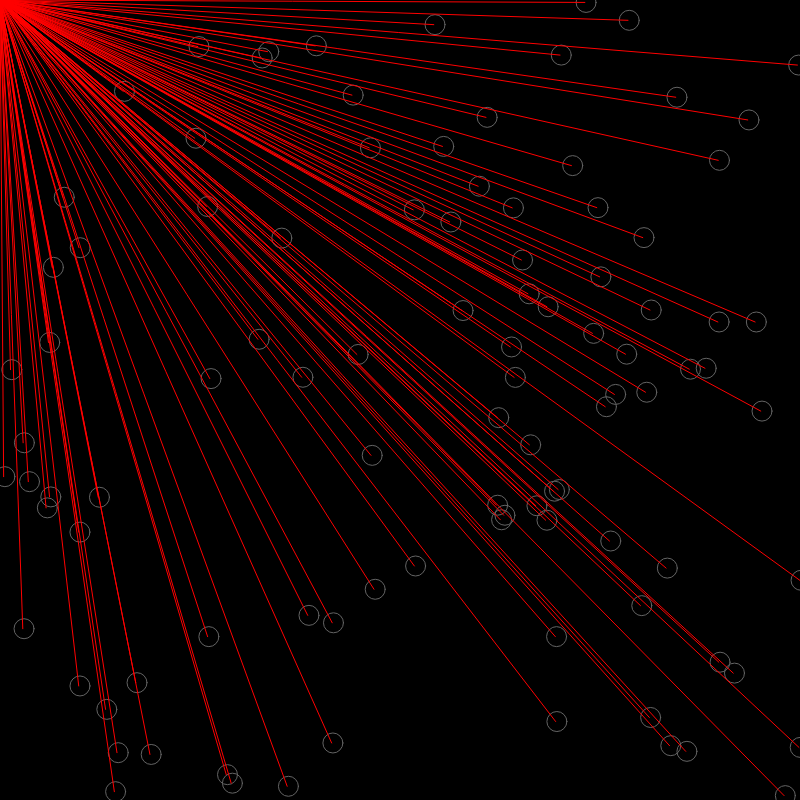
Frame 1 (no input)
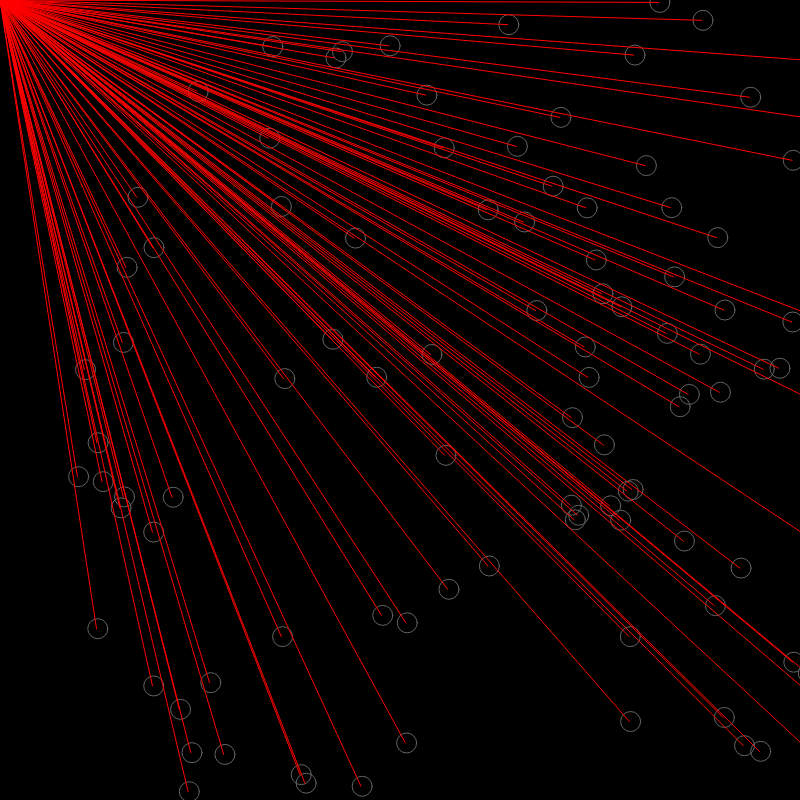
Frame 60 (no input)
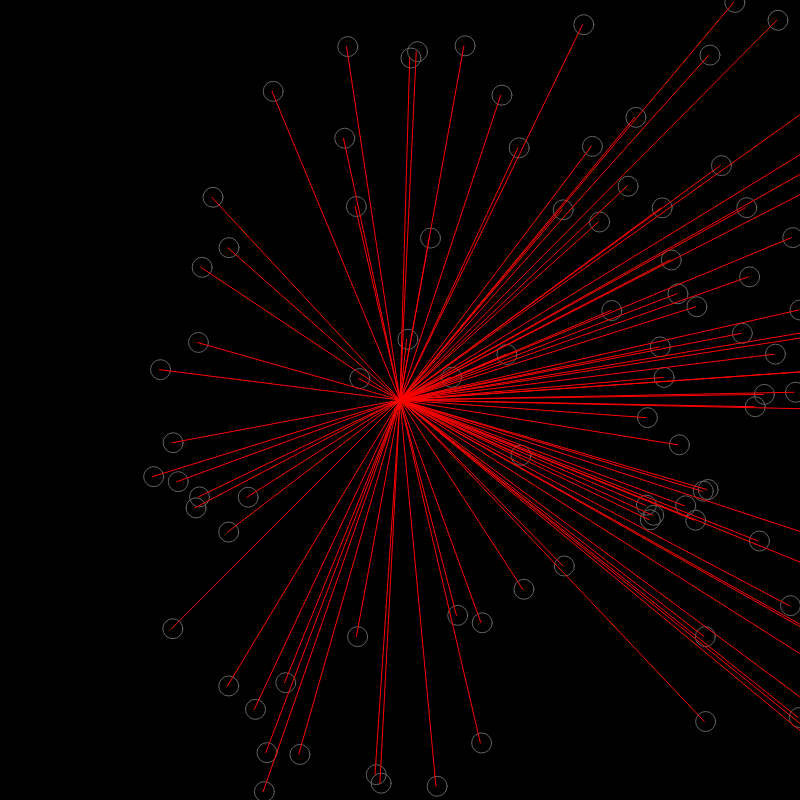
Frame 120 (the mouse pressed at the canvas centre since frame 60)

The p5.js sketch that drew these frames (run headless with seeded random() and noise() and a simulated clock; from frame 60 on, the mouse is pressed at the canvas centre):

// p5.js sketch
// ── sketch.js
/*
Demo on arrays.

Using for loops to fill and iterate through arrays.
*/

let pointX = []; //declare array called pointX
pointX.length = 100; //set length of pointX array to 100
let pointY = []; //declare array called pointY
pointY.length = 100; //set length of pointY array to 100

let move = 1.25; // variable for ellipse movement

function setup() 
{
	createCanvas(800, 800);

	//initializing the array with for loop and random numbers
	for (let i = 0; i < pointX.length; i++) 
	{
		pointX[i] = random(width);
		pointY[i] = random(height);
	}
}

function draw() 
{
	background(0);

	//draw ellipses
	stroke(100);
	noFill();

	//iterate through array and draw ellipses
	for (let i = 0; i < pointX.length; i++) 
	{
		ellipse(pointX[i] + move, pointY[i], 20, 20);
	}

	//draw lines
	stroke(255, 0, 0);
	for (let i = 0; i < pointX.length; i++) 
	{
		line(pointX[i], pointY[i], mouseX, mouseY);

		//if ellipses go off canvas, move in the other direction
		if (pointX[i] + move > width * 2 || pointX[i] + move < -width) 
		{
			move = -move;
		} 
		else 
		{
			pointX[i] += move;
		}
	}
}
